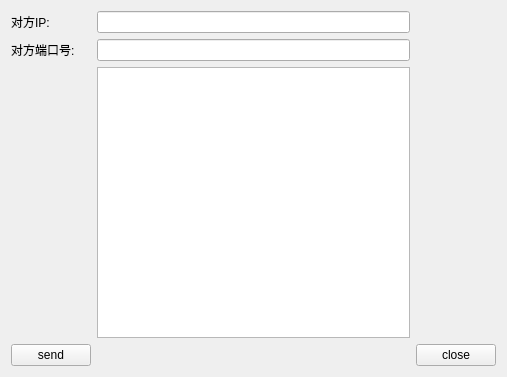
<?xml version="1.0" encoding="UTF-8"?>
<ui version="4.0">
 <class>MyWidget</class>
 <widget class="QWidget" name="MyWidget">
  <property name="geometry">
   <rect>
    <x>0</x>
    <y>0</y>
    <width>507</width>
    <height>377</height>
   </rect>
  </property>
  <property name="windowTitle">
   <string>MyWidget</string>
  </property>
  <layout class="QGridLayout" name="gridLayout">
   <item row="0" column="0">
    <widget class="QLabel" name="labelip">
     <property name="text">
      <string>对方IP:</string>
     </property>
    </widget>
   </item>
   <item row="0" column="1">
    <widget class="QLineEdit" name="lineEditip"/>
   </item>
   <item row="1" column="0">
    <widget class="QLabel" name="labelport">
     <property name="text">
      <string>对方端口号:</string>
     </property>
    </widget>
   </item>
   <item row="1" column="1">
    <widget class="QLineEdit" name="lineEditport"/>
   </item>
   <item row="2" column="1">
    <widget class="QTextEdit" name="textEdit"/>
   </item>
   <item row="3" column="0">
    <widget class="QPushButton" name="Buttonsend">
     <property name="text">
      <string>send</string>
     </property>
    </widget>
   </item>
   <item row="3" column="2">
    <widget class="QPushButton" name="pushButton_2">
     <property name="text">
      <string>close</string>
     </property>
    </widget>
   </item>
  </layout>
 </widget>
 <resources/>
 <connections/>
</ui>
